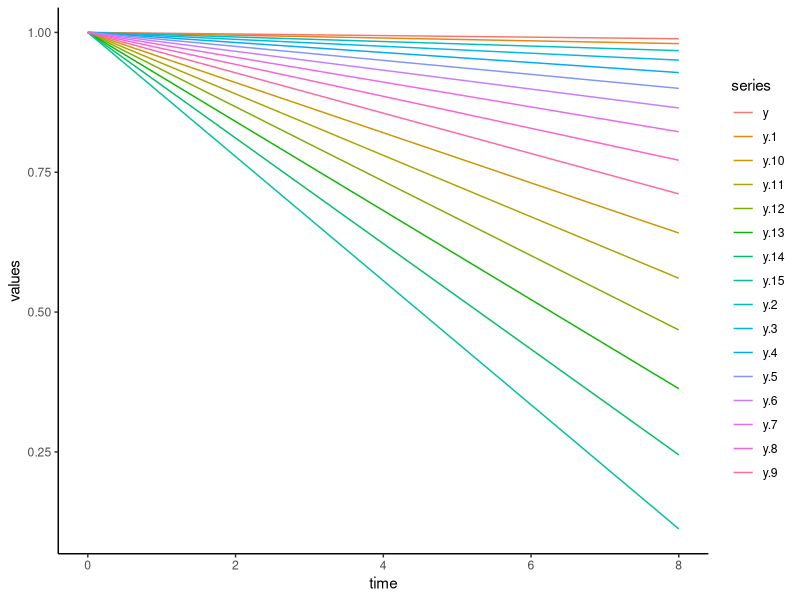
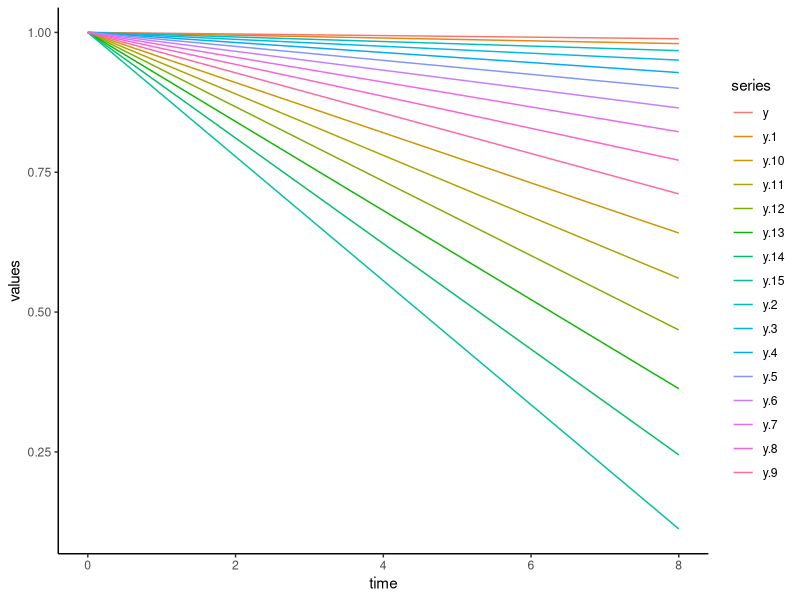

Reproduce these figures in R, in order. (Note: this script raises an error after producing the figures.)
## ---- chunk 1
knitr::opts_chunk$set(echo = TRUE)
## ---- chunk 2
library(tidyverse)
library(deSolve)
library(magrittr)
## ---- chunk 3
m1_num_sol <- function(t, x, params){
  R <- x[1]
  with(as.list(params),{
    dR <- -f*R*S
    res <- c(dR)
    list(res)}
    )
}

maxTime <- 8  #length of foraging assay
times <- seq(0,maxTime,by=1)

params <- c(f=0.01,S=1/40)

xstart <- c(R=1)

output_1 <- as.data.frame(lsoda(xstart, times, m1_num_sol, params))
## ---- chunk 4
m2_num_sol <- function(t, l, y, p_list){
   R<-y[1]
  with(as.list(p_list),{
    dR <- -f*R*S*l^gam
    res <- c(dR)
    list(res)}
    )
}

maxTime <- 8  #length of foraging assay
times <- seq(0,maxTime,by=0.1)

out2list <- list()
p_list <- cbind(l=seq(0.5,2,by=0.1),
            f=0.5,
            S=1/40,
            gam=2.15) 
#gamma value from Marta's AmNat paper
for(i in 1:nrow(p_list))
  out2list[[i]] <- ode(y=c(y=1),
                       times=times,
                       func=m2_num_sol,
                       parms=p_list[i,],
                       p_list=p_list[i,])

as.data.frame(out2list) %>%
  pivot_longer(-time,names_to="series",values_to="values") %>%
  filter(!grepl("time",series)) %>%
  ggplot(aes(x=time,
             y=values,
             color=series)) +
  geom_line() +
  theme_classic() +
  theme(panel.grid=element_blank())
## ---- chunk 5
m3_num_sol <- function(t, l, y, p_list2){
   R<-y[1]
  with(as.list(p_list2),{
    dR <- -R*S*l^gam*f_R*exp(T_A*(1/T_R-1/T))
    res <- c(dR)
    list(res)}
    )
}

maxTime <- 8  #length of foraging assay
times <- seq(0,maxTime,by=0.1)

out3list <- list()
p_list2 <- cbind(l=seq(0.5,2,by=0.1),
            f_R=0.00539,
            T_A=8740,
            T_R=293.15,
            f=0.5,
            S=1/40,
            gam=2.15) 
#gamma value from Marta's AmNat paper
for(i in 1:nrow(p_list))
  out2list[[i]] <- ode(y=c(y=1),
                       times=times,
                       func=m2_num_sol,
                       parms=p_list[i,],
                       p_list=p_list[i,])

as.data.frame(out2list) %>%
  pivot_longer(-time,names_to="series",values_to="values") %>%
  filter(!grepl("time",series)) %>%
  ggplot(aes(x=time,
             y=values,
             color=series)) +
  geom_line() +
  theme_classic() +
  theme(panel.grid=element_blank())
## ---- chunk 6
# read in foraging rate assay data - lives in Github - 2022 thermal zoops - raw data - foraging rate assay
# setwd("C:/Users/kschr/Documents/GitHub/2022-thermal-zoop-experiments/raw-data/foraging-rate-assay")
# forage<-read.csv("foraging_rate_exp_temp_nutrient_may2023.csv")
# get forage data frame set up how we want it to be

# first summarize control data
control <- forage %>% filter(trt=="C") %>%
  filter(!is.na(read)) %>%
  group_by(temp,resource) %>%
  summarize(mean_A = mean(read),
            se_A = sd(read)/sqrt(n()))

forage %<>% filter(trt !="C") %>%
  mutate(time_in=paste0(time_in_hr,":",time_in_min),
         time_measured=paste0(time_measured_hr,":",time_measured_min)) %>%
  mutate(assay_time = as.numeric(difftime(
    as.POSIXct(sprintf("%04s",time_measured),format="%H:%M"),
   as.POSIXct(sprintf("%04s",time_in),format="%H:%M") 
  ))) %>%
  select(c(temp,resource,read,block,length,assay_time))

forage <- merge(forage,control,by=c("temp","resource"))

forage %<>% mutate(
  vol = 40,
  assay_time_min = assay_time*60,
  foraging_rate = -log(read/mean_A)*(vol/assay_time_min),
  resource = as.factor(resource),
  temp = as.factor(temp),
  length = as.numeric(length)*17.86/1000 #corrects from raw length on scope to length in mm
)

ggplot(forage,aes(x=temp,y=foraging_rate,color=resource)) +
         geom_boxplot() +
         theme_classic()


#what if you account for length?
forage %<>% filter(!is.na(length)) %>% mutate(foraging_rate_per_length = -log(read/mean_A)*(vol/assay_time_min/length^2))

forage %>% ggplot(aes(x=temp,y=forag))
ggplot(forage,aes(x=temp,y=foraging_rate_per_length,color=resource)) +
         geom_boxplot() +
         theme_classic()

forage %>% ggplot(aes(x=length,y=foraging_rate,color=resource)) +
  geom_point() +
  facet_wrap(~temp) +
  theme_classic()

## ---- chunk 7
vol=40

con.f.con.u.nll <- function(f){ # the likelihood function - will fit f
  simulator <- function(times,y,params){  # simulate foraging dynamics
    A = y[1]
    with(as.list(params),{
      dA = -S*A*f*(length^gamma)
      res = c(dA)
      list(res)})}
  transm <- function(A, length, time, f) { # function to vectorize the simulation
    sim <- as.data.frame(lsoda(y=c(A=1,S=1), func=simulator, rtol=1e-4, atol=1e-4, # larger is faster but less accurate
              parms=c(f=f, gamma=2.15, length=length,S=1/vol), 
              times=seq(from=0, to=maxTime, by=0.5)))}}

sim <- as.data.frame(lsoda(y=c(A=1,S=1), func=simulator, rtol=1e-4, atol=1e-4, # larger is faster but less accurate
              parms=c(f=f, gamma=2.15, length=length,S=1/vol), 
              times=seq(from=0, to=maxTime, by=0.5)))

transm.sum <- data.frame(t(mapply(transm, A=forage$mean_A, length=forage$length, time=forage$assay_time_min, f=f)))

colnames(transm.sum) <- c("X1", "time", "Z.start", "Z.end", "A.start", "A.end", "S.start", "S.end", "I.start", "I.end")
#   transm.sum$f.resid <- log(transm.sum$A.end) - log (g.dat$fluor.) # residuals of feeding rate
#   transm.sum$u.LL <- dbinom(x=g.dat$infected, size=1, prob=transm.sum$I.end, log=TRUE) # log likelihood of infection data
#   transm.sum$f.LL <- dnorm(x=transm.sum$f.resid, mean=0, sd=sd(transm.sum$f.resid, na.rm=TRUE), log=TRUE) # ll of feeding data
#    throw out nonsensical parameters like negative u or negative infection prevalence
#   ifelse(u < 0 | any(transm.sum$I.end<0), 10000, # return a large number to prevent nonsense fit
#          -sum(transm.sum$u.LL, na.rm=T) + -sum(transm.sum$f.LL, na.rm=T)) # otherwise sum log liklihoods and send to optimizer
# }
